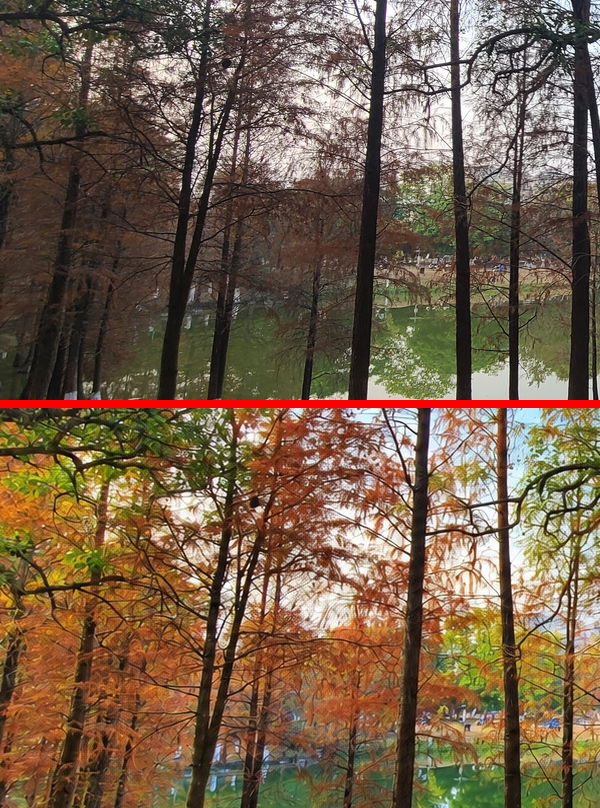
#> input picture reverse/leaf_leaves.png, 600 x 808 px, given in place of 20260119_173331.jpg, which was not available
$ python leaf_diff.py
#> lines starting #> are read from the running program, lines starting #| are printed output that depends on the picture; pictures that were not available may be replaced by others from this repository, and a replacement may not be noted
# -*- coding: utf-8 -*-
import numpy as np
from PIL import Image

orig = Image.open(r"C:\Users\lenovo\OneDrive - Jazee\桌面\20260119_173331.jpg").convert("RGB")
#> orig is the input picture: PIL image 600x808 RGB; mean R, G, B 115.9, 95.8, 74
res  = Image.open(r"C:\Users\lenovo\OneDrive - Jazee\桌面\2.jpg").convert("RGB")
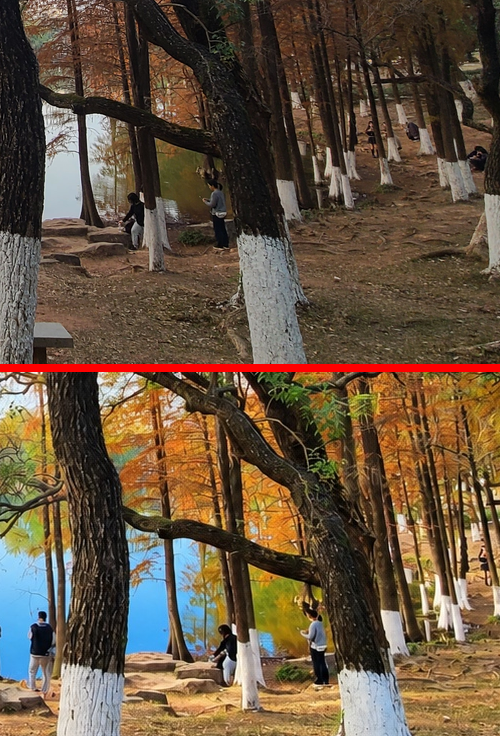
#> input picture reverse/leaf_trunk.png, 500 x 736 px, given in place of 2.jpg, which was not available
#> res is the input picture: PIL image 500x736 RGB; mean R, G, B 101.8, 83.9, 63.7
print("原图尺寸:", orig.size, "| 结果尺寸:", res.size)
#| 原图尺寸: (600, 808) | 结果尺寸: (500, 736)
W, H = 1536, 864
o = np.asarray(orig.resize((W, H), Image.LANCZOS), float)
r = np.asarray(res.resize((W, H), Image.LANCZOS) if res.size != (W, H) else res, float)

ga, gb = o.mean(2), r.mean(2)
fa = np.fft.rfft2(ga - ga.mean()); fb = np.fft.rfft2(gb - gb.mean())
corr = np.fft.irfft2(fa * np.conj(fb))
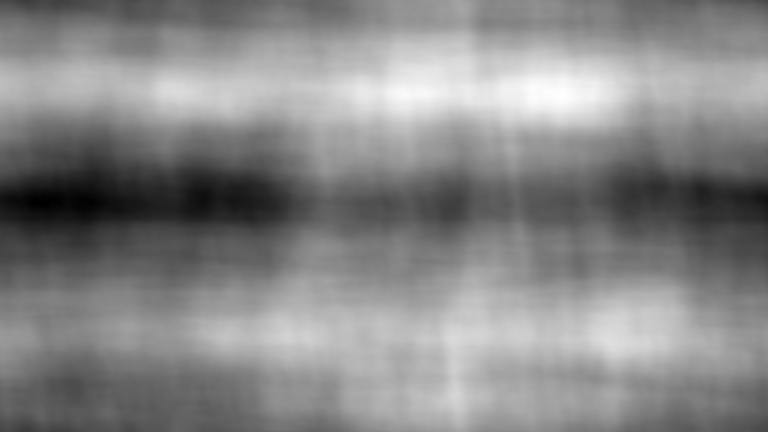
#> corr: shape (864, 1536) float64 (shown at 1/2 size); min -807091572.4, max 715415617.1, mean 0; drawn with min black and max white
dy, dx = np.unravel_index(np.argmax(corr), corr.shape)
#> dy = 192; dx = 1124
dy = dy if dy < H // 2 else dy - H; dx = dx if dx < W // 2 else dx - W
#> after `dx = dx if dx < W // 2 else dx - W`: dx = -412
ga2, gb2 = ga - ga.mean(), gb - gb.mean()
cc = (ga2 * gb2).sum() / np.sqrt((ga2 ** 2).sum() * (gb2 ** 2).sum())
#> cc = -0.0973
print(f"配准偏移: dx={dx}, dy={dy} | 全图相关: {cc:.4f}")
#| 配准偏移: dx=-412, dy=192 | 全图相关: -0.0973

def sat(img):
    mx, mn = img.max(2), img.min(2)
    return ((mx - mn) / (mx + 1e-6)).mean()
def lap(g):
    return (((np.roll(g,1,0)+np.roll(g,-1,0)+np.roll(g,1,1)+np.roll(g,-1,1))-4*g)**2).mean()
# 天空区域取右上角 300x200
sky_o = o[50:250, W-350:W-50]; sky_r = r[50:250, W-350:W-50]
print(f"平均饱和度: 原图 {sat(o):.3f} -> 结果 {sat(r):.3f} ({(sat(r)/sat(o)-1)*100:+.0f}%)")
#| 平均饱和度: 原图 0.392 -> 结果 0.438 (+12%)
print(f"天空平均B通道(越蓝越高): {sky_o[:,:,2].mean():.0f} -> {sky_r[:,:,2].mean():.0f}")
#| 天空平均B通道(越蓝越高): 115 -> 50
print(f"清晰度(拉普拉斯能量): {lap(ga):.1f} -> {lap(gb):.1f}")
#| 清晰度(拉普拉斯能量): 1630.9 -> 527.2

bs = 96
rows, cols = H // bs, W // bs
print("\n分块相关热图(1.0=结构原样保留, 低=被重绘):")
print("      " + "".join(f"{c:>6}" for c in range(cols)))
for i in range(rows):
    line = ""
    for j in range(cols):
        pa = o[i*bs:(i+1)*bs, j*bs:(j+1)*bs].mean(2)
        pb = r[i*bs:(i+1)*bs, j*bs:(j+1)*bs].mean(2)
        pa -= pa.mean(); pb -= pb.mean()
        den = np.sqrt((pa**2).sum() * (pb**2).sum()) + 1e-6
        line += f"{(pa*pb).sum()/den:6.3f}"
    print(f"row{i:2}:{line}")
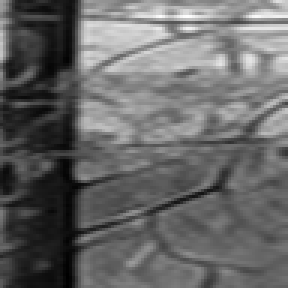
#> pa: shape (96, 96) float64 (shown 3 times larger); min -94.69, max 139, mean 0; drawn with min black and max white
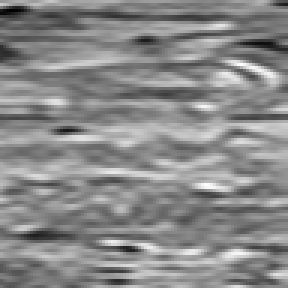
#> pb: shape (96, 96) float64 (shown 3 times larger); min -96.27, max 82.73, mean 0; drawn with min black and max white

def save_pair(name, box):
#> called with name = 'leaves', box = (100, 300, 700, 700)
    x0, y0, x1, y1 = box
    ca = orig.resize((W, H), Image.LANCZOS).crop(box)
    cb = res.crop(box)
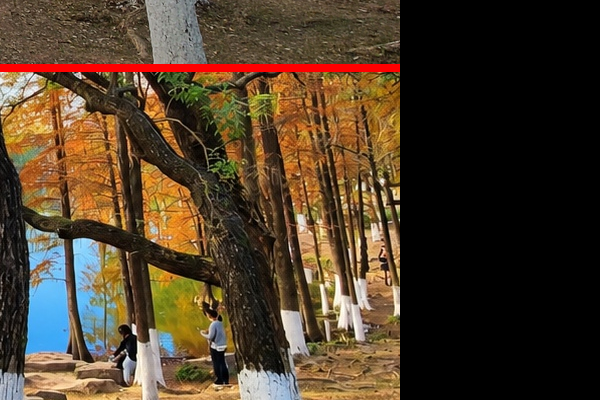
#> cb: PIL image 600x400 RGB; mean R, G, B 76.6, 60.1, 41.1
    w, h = ca.size
#> w = 600; h = 400
    canvas = Image.new("RGB", (w, h*2+8), (255, 0, 0))
    canvas.paste(ca, (0, 0)); canvas.paste(cb, (0, h+8))
    canvas.save(rf"F:\Project\image\reverse\leaf_{name}.png")
save_pair("leaves", (100, 300, 700, 700))    # 左侧树叶区
save_pair("trunk", (900, 500, 1400, 864))    # 主干与人物
#> call 2 of save_pair, with name = 'trunk', box = (900, 500, 1400, 864)
#> in save_pair (call 2), `ca = orig.resize((W, H), Image.LANCZOS).crop(box)`:
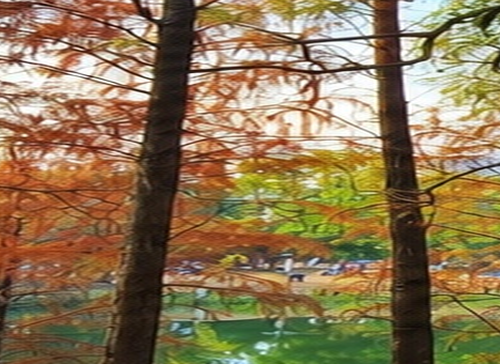
#> ca: PIL image 500x364 RGB; mean R, G, B 141, 119.2, 84.1
#> in save_pair (call 2), `cb = res.crop(box)`: cb: PIL image 500x364 RGB; every value is 0
#> in save_pair (call 2), `canvas.paste(cb, (0, h + 8))`:
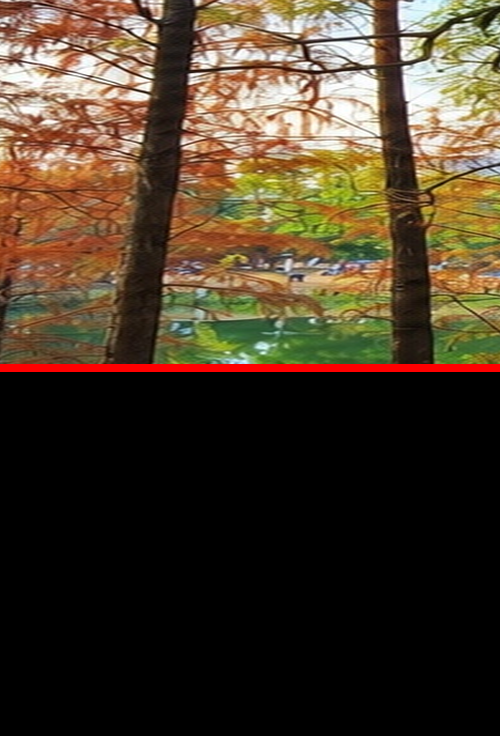
#> canvas: PIL image 500x736 RGB; mean R, G, B 72.5, 58.9, 41.6
print("\n对比图已存 leaf_leaves.png / leaf_trunk.png")
